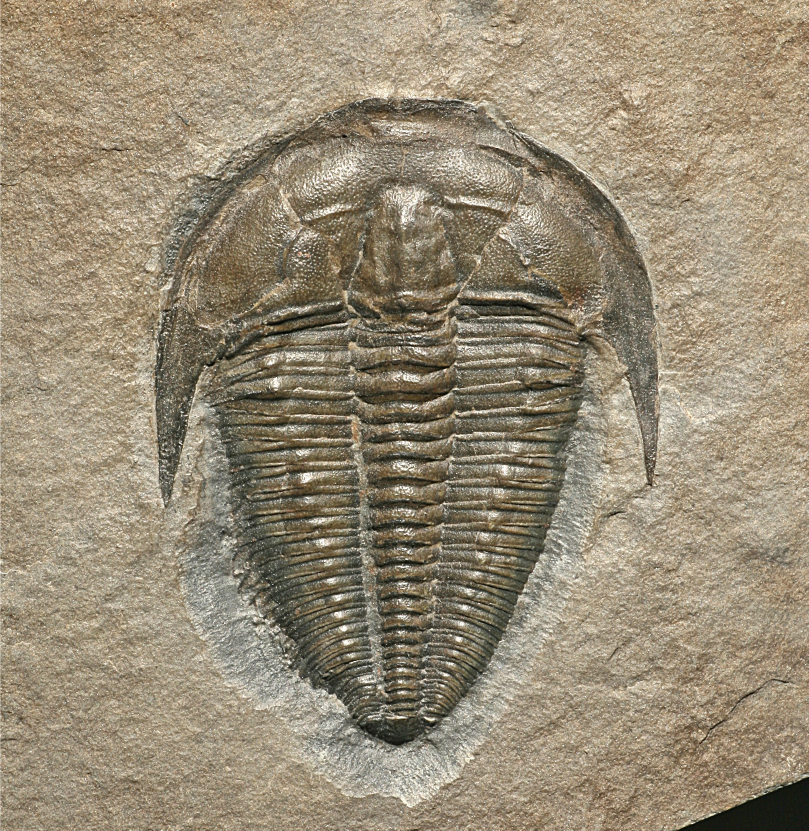
#> input picture bit3.jpg, 2427 x 2492 px (shown at 1/3 size)
$ python test.py   (older library calls are emulated)
#> lines starting #> are read from the running program, lines starting #| are printed output that depends on the picture; after the words box and inside, x2 and y2 are one past the last pixel; in counts of white or black regions, pixels touching at a corner belong together
import numpy as np
import cv2
from matplotlib import pyplot as plt

def auto_canny(image, sigma=0.33):
	# compute the median of the single channel pixel intensities
	v = np.median(image)

	# apply automatic Canny edge detection using the computed median
	lower = int(max(0, (1.0 - sigma) * v))
	upper = int(min(255, (1.0 + sigma) * v))
	edged = cv2.Canny(image, lower, upper)

	# return the edged image
	return edged


def thresh_callback(thresh, blur, img):
    # edges = cv2.Canny(blur,thresh,thresh*2)
    # wide = cv2.Canny(blurred, 10, 200)
    edges = cv2.Canny(blur, 200, 250)
    minLineLength = 100
    maxLineGap = 10
    lines = cv2.HoughLines(edges,1,np.pi/180, 25)


    for line in lines:
      for r,theta in line:
        a = np.cos(theta)
        b = np.sin(theta)
        x0 = a*r
        y0 = b*r
        x1 = int(x0 + 1000*(-b))
        y1 = int(y0 + 1000*(a))
        x2 = int(x0 - 1000*(-b))
        y2 = int(y0 - 1000*(a))
        cv2.line(img,(x1,y1), (x2,y2), (0,0,255),2)
    # [7 lines of commented-out code are left out]
    return img,edges


def main():
	img = cv2.pyrDown(cv2.pyrDown(cv2.imread('bit3.jpg')))

	height, width, channels = img.shape
#> height = 623; width = 607; channels = 3

	middle = width/2
#> middle = 303.5
	lm = width*.4
#> lm = 242.8
	rm = width-(width*.4)
#> rm = 364.2

	leftmid = int(lm)
#> leftmid = 242
	rightmid = int(rm)
#> rightmid = 364
	inc = rightmid-leftmid
#> inc = 122
	nextinc = inc
#> nextinc = 122
	var = []
	crop_img = img[0:height, leftmid:rightmid]
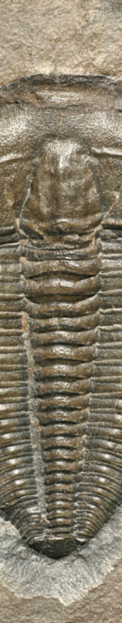
#> crop_img: shape (623, 122, 3); mean B, G, R 105.3, 124.5, 133.6

	height, width, channels = crop_img.shape
#> width = 122
	previnc = 0


	thresh = 100
	for x in range(0,4):
		newcrop = crop_img[previnc:nextinc, 0:width]
		gray = cv2.cvtColor(newcrop,cv2.COLOR_BGR2GRAY)
		blur = cv2.GaussianBlur(gray,(5,5),0)
		out,edges = thresh_callback(thresh, blur, newcrop)
		previnc += inc
		nextinc += inc
		plt.subplot(240+x+1)
		plt.imshow(cv2.cvtColor(out, cv2.COLOR_BGR2RGB))
		plt.subplot(240+x+5)
		plt.imshow(edges, cmap = 'gray')
		var = np.append(var,[out])
#> this loop made 4 passes
#> lines in thresh_callback on passes 1 to 2: [[72, 1.61], [73, 1.59], [75, 1.57], [70, 1.62]], [[89, 1.68]]
#> pass 1, in main, `newcrop = crop_img[previnc:nextinc, 0:width]`:
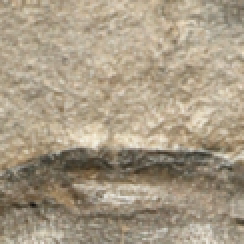
#> newcrop: shape (122, 122, 3) (shown 2 times larger); mean B, G, R 132.6, 154, 167
#> pass 1, in main, `blur = cv2.GaussianBlur(gray,(5,5),0)`:
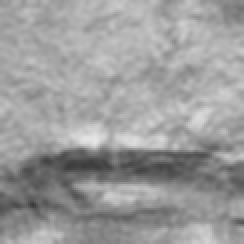
#> blur: shape (122, 122) (shown 2 times larger); min 57, max 230, mean 155.4
#> pass 1, in thresh_callback, `edges = cv2.Canny(blur, 200, 250)`:
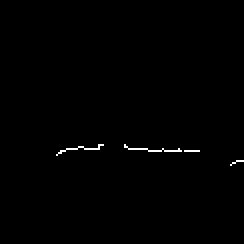
#> edges: shape (122, 122) (shown 2 times larger); 0.49% white in thin lines or dots, all inside (x1, y1, x2, y2) = (28, 72, 122, 83)
#> after the loop:
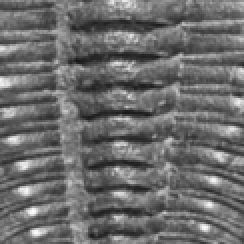
#> gray: shape (122, 122) (shown 2 times larger); min 21, max 251, mean 108.1
#> after the loop:
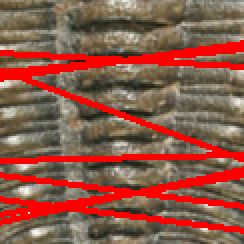
#> newcrop: shape (122, 122, 3) (shown 2 times larger); mean B, G, R 72.5, 87.8, 141.3
#> after the loop, nextinc = 610; previnc = 488

	plt.show()
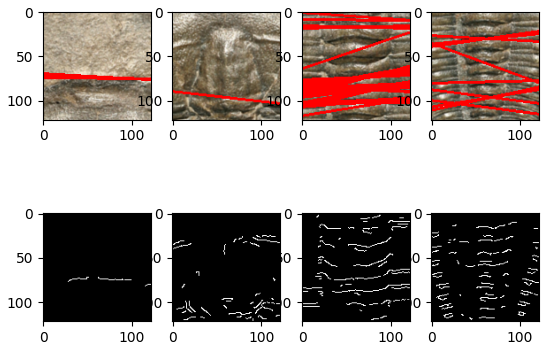
#> figure drawn by matplotlib, 8 panels


  # max_thresh = 255


if __name__ == '__main__':
    main()
